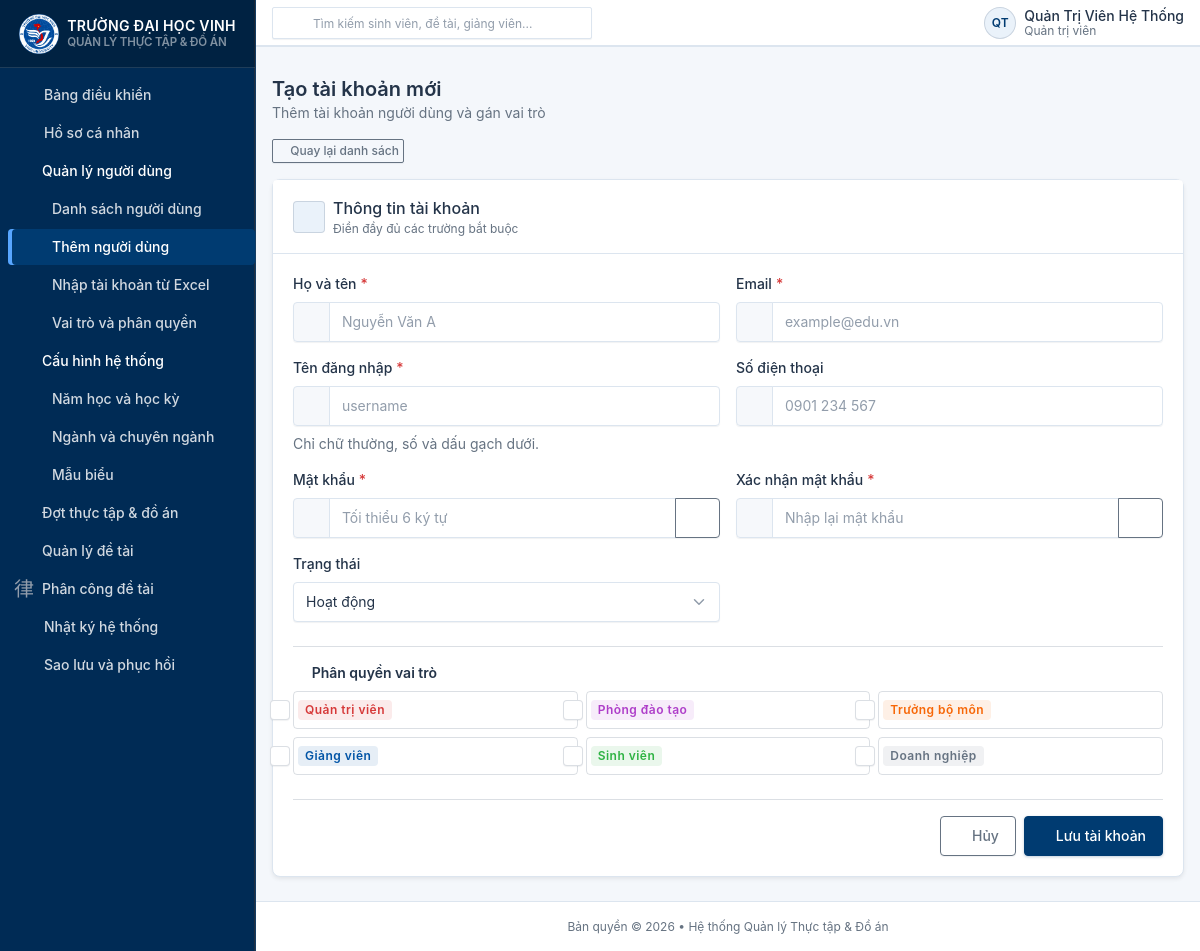
Screenshot of /users/create (signed in) with the database file from the repository.
### tables this page shows
CREATE TABLE IF NOT EXISTS `roles` (
    `id` INT UNSIGNED AUTO_INCREMENT PRIMARY KEY,
    `name` VARCHAR(50) NOT NULL UNIQUE COMMENT 'Tên định danh vai trò (mã code)',
    `display_name` VARCHAR(100) NOT NULL COMMENT 'Tên hiển thị tiếng Việt',
    `description` VARCHAR(255) NULL COMMENT 'Mô tả phạm vi quyền hạn của vai trò',
    `created_at` DATETIME NOT NULL DEFAULT CURRENT_TIMESTAMP,
    `updated_at` DATETIME NOT NULL DEFAULT CURRENT_TIMESTAMP ON UPDATE CURRENT_TIMESTAMP
);

### app/Core/Controller.php (called while the page is built, shortened)
<?php
class Controller
{
    protected function render(string $view, array $data = []): void
    {
        $viewPath = dirname(__DIR__) . '/Views/' . str_replace('.', '/', $view) . '.php';
        extract($data);
        require $viewPath;
    }
}

### app/Controllers/AuthController.php (called while the page is built, shortened)
<?php
class AuthController extends Controller
{
    public static function roles(): array
    {
        return is_array($_SESSION['roles'] ?? null) ? $_SESSION['roles'] : [];
    }
    public static function primaryRole(): ?string
    {
        $roles = self::roles();
        $hierarchy = [
            'admin',
            'training_dept',
            'department_head',
            'lecturer',
            'enterprise',
            'student',
        ];
        foreach ($hierarchy as $expected) {
            if (in_array($expected, $roles, true)) {
                return $expected;
            }
        }
        return null;
    }
}

### app/Models/Role.php (called while the page is built, shortened)
<?php
class Role
{
    public static function all(): array
    {
        $pdo = Database::getConnection();
        $stmt = $pdo->query('SELECT * FROM `roles` ORDER BY `id` ASC');
        return $stmt->fetchAll(PDO::FETCH_ASSOC);
    }
}

### app/Views/users/create.php (the view, shortened to what this page needs)
<?php
require dirname(__DIR__) . '/layouts/header.php';
$escape          = static fn(mixed $v): string => htmlspecialchars((string) $v, ENT_QUOTES, 'UTF-8');
$old             = $old    ?? [];
$roles           = $roles  ?? [];
$selectedRoleIds = is_array($old['role_ids'] ?? null) ? array_map('intval', $old['role_ids']) : [];
$roleBadgeColor = [
    'admin'           => 'bg-red-lt text-red',
    'training_dept'   => 'bg-purple-lt text-purple',
    'department_head' => 'bg-orange-lt text-orange',
    'lecturer'        => 'bg-blue-lt text-blue',
    'student'         => 'bg-green-lt text-green',
    'enterprise'      => 'bg-teal-lt text-teal',
];
?>
<div class="container-xl">
    <div class="d-flex align-items-center gap-2 mb-3">
        <a href="<?= $escape($baseUrl) ?>/users"
           class="btn btn-sm btn-outline-secondary">
            <i class="ti ti-arrow-left me-1"></i>Quay lại danh sách
        </a>
    </div>
    <div class="card shadow-sm">
        <div class="card-header py-3">
            <div class="d-flex align-items-center gap-2">
                <span class="avatar avatar-sm bg-primary-lt text-primary">
                    <i class="ti ti-user-plus"></i>
                </span>
                <div>
                    <h3 class="card-title mb-0">Thông tin tài khoản</h3>
                    <div class="text-secondary small">Điền đầy đủ các trường bắt buộc</div>
                </div>
            </div>
        </div>
        <div class="card-body">
            <form action="<?= $escape($baseUrl) ?>/users/create" method="POST" novalidate>
                <div class="row g-3">
                    <div class="col-md-6">
                        <label class="form-label required" for="full_name">Họ và tên</label>
                        <div class="input-group">
                            <span class="input-group-text"><i class="ti ti-user"></i></span>
                            <input type="text" class="form-control" id="full_name" name="full_name"
                                   value="<?= $escape($old['full_name'] ?? '') ?>"
                                   placeholder="Nguyễn Văn A" required>
                        </div>
                    </div>
                    <div class="col-md-6">
                        <label class="form-label required" for="email">Email</label>
                        <div class="input-group">
                            <span class="input-group-text"><i class="ti ti-mail"></i></span>
                            <input type="email" class="form-control" id="email" name="email"
                                   value="<?= $escape($old['email'] ?? '') ?>"
                                   placeholder="example@edu.vn" required>
                        </div>
                    </div>
                    <div class="col-md-6">
                        <label class="form-label required" for="username">Tên đăng nhập</label>
                        <div class="input-group">
                            <span class="input-group-text"><i class="ti ti-at"></i></span>
                            <input type="text" class="form-control" id="username" name="username"
                                   value="<?= $escape($old['username'] ?? '') ?>"
                                   placeholder="username" required>
                        </div>
                        <div class="form-hint">Chỉ chữ thường, số và dấu gạch dưới.</div>
                    </div>
                    <div class="col-md-6">
                        <label class="form-label" for="phone">Số điện thoại</label>
                        <div class="input-group">
                            <span class="input-group-text"><i class="ti ti-phone"></i></span>
                            <input type="tel" class="form-control" id="phone" name="phone"
                                   value="<?= $escape($old['phone'] ?? '') ?>"
                                   placeholder="0901 234 567">
                        </div>
                    </div>
                    <div class="col-md-6">
                        <label class="form-label required" for="password">Mật khẩu</label>
                        <div class="input-group">
                            <span class="input-group-text"><i class="ti ti-lock"></i></span>
                            <input type="password" class="form-control" id="password"
                                   name="password" placeholder="Tối thiểu 6 ký tự" required>
                            <button class="btn btn-outline-secondary toggle-pw" type="button"
                                    data-target="password" aria-label="Hiện/ẩn">
                                <i class="ti ti-eye"></i>
                            </button>
                        </div>
                    </div>
                    <div class="col-md-6">
                        <label class="form-label required" for="password_confirm">Xác nhận mật khẩu</label>
                        <div class="input-group">
                            <span class="input-group-text"><i class="ti ti-lock"></i></span>
                            <input type="password" class="form-control" id="password_confirm"
                                   name="password_confirm" placeholder="Nhập lại mật khẩu">
                            <button class="btn btn-outline-secondary toggle-pw" type="button"
                                    data-target="password_confirm" aria-label="Hiện/ẩn">
                                <i class="ti ti-eye"></i>
                            </button>
                        </div>
                    </div>
                    <div class="col-md-6">
                        <label class="form-label" for="status">Trạng thái</label>
                        <select class="form-select" id="status" name="status">
                            <option value="1" <?= (($old['status'] ?? '1') == '1') ? 'selected' : '' ?>>
                                Hoạt động
                            </option>
                        </select>
                    </div>
                </div>
                <?php if (!empty($roles)): ?>
                    <div class="mt-4 pt-3 border-top">
                        <div class="form-label">
                            <i class="ti ti-shield me-1 text-primary"></i>
                            <strong>Phân quyền vai trò</strong>
                        </div>
                        <div class="row g-2">
                            <?php foreach ($roles as $role): ?>
                                <div class="col-md-4 col-sm-6">
                                    <label class="form-check border rounded p-2 d-flex align-items-center gap-2 m-0 cursor-pointer">
                                        <input class="form-check-input mt-0" type="checkbox"
                                               name="role_ids[]" value="<?= (int)$role['id'] ?>"
                                               <?= in_array((int)$role['id'], $selectedRoleIds, true) ? 'checked' : '' ?>>
                                        <span class="badge <?= $escape($roleBadgeColor[$role['name']] ?? 'bg-secondary-lt text-secondary') ?>">
                                            <?= $escape($role['display_name']) ?>
                                        </span>
                                    </label>
                                </div>
                            <?php endforeach; ?>
                        </div>
                    </div>
                <?php endif; ?>
                <div class="d-flex justify-content-end gap-2 mt-4 pt-3 border-top">
                    <a href="<?= $escape($baseUrl) ?>/users" class="btn btn-outline-secondary">
                        <i class="ti ti-x me-1"></i>Hủy
                    </a>
                    <button type="submit" class="btn btn-primary">
                        <i class="ti ti-device-floppy me-1"></i>Lưu tài khoản
                    </button>
                </div>
            </form>
        </div>
    </div>
</div>
<?php require dirname(__DIR__) . '/layouts/footer.php'; ?>

### public/assets/css/vinhuni-theme.css (style rules this page uses)
:root { --vinhuni-primary: #003B71; --vinhuni-primary-dark: #002B55; --vinhuni-primary-hover: #1769AA; --vinhuni-primary-light: #EAF2FA; --vinhuni-bg: #F4F7FB; --vinhuni-surface: #FFFFFF; --vinhuni-text: #243449; --vinhuni-border: #DCE5EF; --tblr-primary: #003B71; --tblr-primary-rgb: 0, 59, 113; --tblr-primary-fg: #ffffff; --tblr-primary-dark: #002B55; --tblr-primary-hover: #1769AA; --tblr-primary-lt: #EAF2FA; --tblr-body-bg: #F4F7FB; --tblr-body-color: #243449; --tblr-border-color: #DCE5EF; --tblr-link-color: #003B71; --tblr-link-hover-color: #1769AA; }
body, .page, .page-wrapper { background-color: var(--vinhuni-bg) !important; color: var(--vinhuni-text); }
a { color: var(--vinhuni-primary); text-decoration: none; transition: color 0.15s ease-in-out; }
.btn-primary { background-color: var(--vinhuni-primary) !important; border-color: var(--vinhuni-primary) !important; color: #ffffff !important; box-shadow: 0 1px 3px rgba(0, 59, 113, 0.25); transition: all 0.15s ease-in-out; }
.bg-primary-lt { background-color: var(--vinhuni-primary-light) !important; color: var(--vinhuni-primary) !important; }
.text-primary { color: var(--vinhuni-primary) !important; }
.card { background-color: var(--vinhuni-surface) !important; border: 1px solid var(--vinhuni-border) !important; box-shadow: 0 1px 3px rgba(36, 52, 73, 0.05); border-radius: 8px; }
.card-header { background-color: #ffffff; border-bottom: 1px solid var(--vinhuni-border); }

### app/Views/layouts/header.php (style rules this page uses)
:root { --tblr-font-sans-serif: -apple-system, BlinkMacSystemFont, "Segoe UI", Roboto, Helvetica, Arial, sans-serif; }
body { overflow-x: hidden; }

### rows the page displays
roles: display_name "Quản trị viên"
roles: display_name "Phòng đào tạo"
roles: display_name "Trưởng bộ môn"
roles: display_name "Giảng viên"
roles: display_name "Sinh viên"
roles: display_name "Doanh nghiệp"

### other values shown
$title "Nhập tài khoản từ Excel Vai trò và phân quyền Năm học và học kỳ Ngành và chuyên ngành Mẫu biểu Nhật ký hệ thống Sao lưu và phục hồi"
$escape($headerInitials) "QT"
$escape($currentFullName) "Quản Trị Viên Hệ Thống"
$escape($displayRole) "Quản trị viên"
$escape($pageHeading) "Tạo tài khoản mới"
$escape($pageDescription) "Thêm tài khoản người dùng và gán vai trò"
